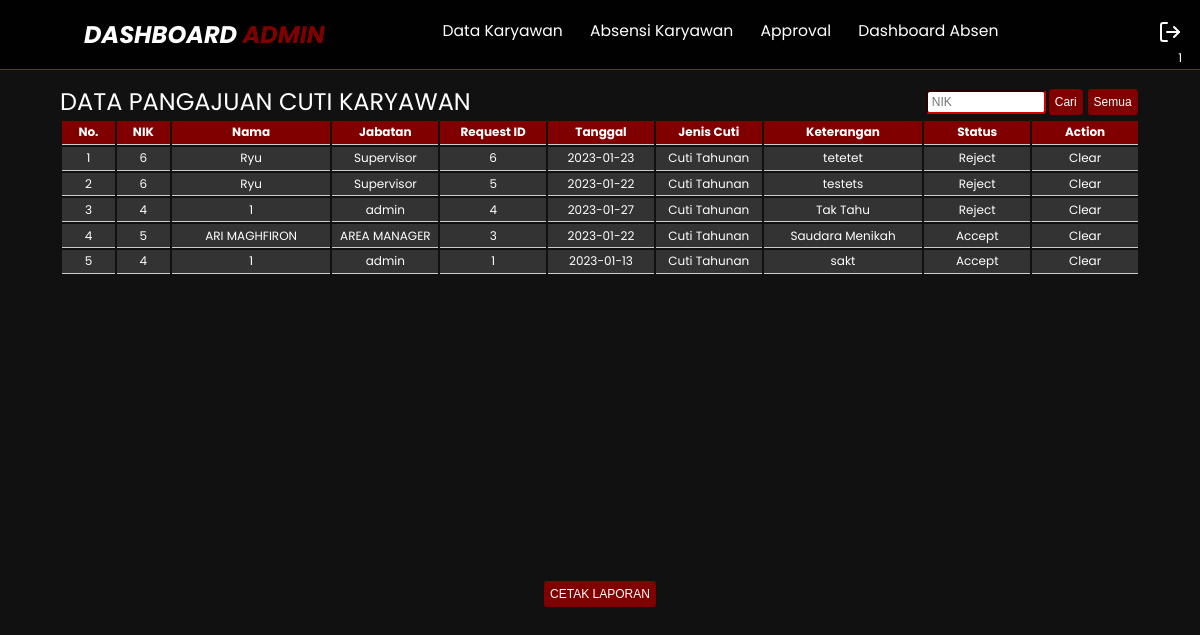
The app's page /dashboard/index-admin.php?menu=approval (signed in) with its own data.
### tables this page shows
CREATE TABLE `absensi` (
  `id` int(11) NOT NULL,
  `user_id` int(11) NOT NULL,
  `tgl` date DEFAULT NULL,
  `jam_masuk` varchar(255) DEFAULT NULL,
  `jam_keluar` varchar(255) DEFAULT NULL,
  `req_id` int(11) DEFAULT NULL
);

CREATE TABLE `users` (
  `id` int(11) NOT NULL,
  `user_id` int(11) NOT NULL,
  `password` varchar(255) NOT NULL,
  `nama_lengkap` varchar(255) NOT NULL,
  `role` varchar(255) NOT NULL,
  `masuk_kerja` date DEFAULT NULL,
  `keluar_kerja` date DEFAULT NULL
);

CREATE TABLE `request` (
  `id` int(11) NOT NULL,
  `req_id` int(11) NOT NULL,
  `jenis` varchar(255) DEFAULT NULL,
  `keterangan` varchar(255) DEFAULT NULL,
  `status` varchar(255) DEFAULT NULL
);

### dashboard/approval.php (the view, shortened to what this page needs)
    <div class="table">
    <div class="table_header">
<p>DATA PANGAJUAN CUTI KARYAWAN</p>
      <form action="" method="POST">
            <input placeholder=" NIK" name="NIK" type="text" class="login-input" value="<?php if(isset($_POST['NIK'])){echo $_POST['NIK'];} ?>" >
    <button type="submit" name="cari">Cari</button>
    <button type="submit" name="semua">Semua</button>
    </form>
    </div>
    <div class="table_section">
<table class="table">
  <thead>
      <tr class="tr">
        <th width="5%">No.</th>
        <th width="5%">NIK</th>
        <th width="15%">Nama</th>
        <th width="10%">Jabatan</th>
        <th width="10%">Request ID</th>
        <th width="10%">Tanggal</th>
        <th width="10%">Jenis Cuti</th>
        <th width="15%">Keterangan</th>
        <th width="10%">Status</th>
        <th width="10%">Action</th>
      </tr>
</thead>
<tbody>
      <?php
include("../connection.php");
$sql = "SELECT * FROM `users` as a,`absensi` as b, request as c WHERE a.user_id=b.user_id AND b.req_id=c.req_id";
    $sql = $sql." ORDER BY c.req_id desc";
      $result = $db->query($sql);
      $no = 1;
      while ($data = $result->fetch_assoc()) {
        $req_id = $data['req_id'];
        echo "<tr class='tr'>";
        echo "<td class='td'>" . $no++ . "</td>";
        echo "<td class='td'>" . $data['user_id'] . "</td>";
        echo "<td class='td'>" . $data['nama_lengkap'] . "</td>";
        echo "<td class='td'>" . $data['role'] . "</td>";
        echo "<td class='td'>" . $data['req_id'] . "</td>";
        echo "<td class='td'>" . $data['tgl'] . "</td>";
        echo "<td class='td'>" . $data['jenis'] . "</td>";
        echo "<td class='td'>" . $data['keterangan'] . "</td>";
        echo "<td class='td'>" . $data['status'] . "</td>";
        echo "<td class='td'>";
        if($data['status']=="Pending"){
            echo "<form class='form' action='action-admin.php' method='POST'><button class='bt1' name='accept' value='$req_id'>Setuju</button><button  class='bt2' name='reject' value='$req_id'>Tolak</button></form>";
        }else {
            echo "Clear";
        }
        echo "</td></tr>";
      }      ?>
      </tbody>
    </table>
    </div>
    </div>

### dashboard/dashboard.css (style rules this page uses)
:root { --primary: #800000; --bg: #010101 }
* { margin: 0; padding: 0; box-sizing: border-box; outline: none; text-decoration: none; }
body { font-family: 'Poppins', sans-serif; background-color: #111; color: white; }
input, select { height: 2rem; width: 10rem; border-color: var(--primary); border-radius: 0.3rem; font-size: 1rem; }
button { background-color: var(--primary); color: #fff; padding: 0.5rem; border: none; outline: none; border-radius: 0.3rem; margin: 0.2rem; font-size: 1rem; display: flex; align-items: center; justify-content: center; }
.table { width: 100%; }
.table_header { display: flex; justify-content: space-between; align-items: center; flex-flow: row wrap; margin-right: 5vw; margin-left: 5vw; }
.table_header form { display:flex; flex-flow: row wrap; align-items: center; }
.table_header p { font-size: 2rem; }
.table_section { margin-right: 5vw; margin-left: 5vw; height: 55vh; width: 90vw; overflow: auto; }
table { width: 100%; table-layout: fixed; min-width: 80rem; }
thead { position: sticky; top: 0; background-color: var(--primary); color: #fff; }
th,td { border-bottom: 1px solid #ccc; padding: 0.2rem; word-break: break-all; text-align: center; }
td { background-color: #333; }
@media (max-width: 1366px) { html { font-size: 75%; } }

### records on screen
absensi: user "6", users.nama_lengkap "Ryu", users.role "Supervisor", request.req_id "6", tgl "2023-01-23", request.jenis "Cuti Tahunan", request.keterangan "tetetet", request.status "Reject"
absensi: user "6", users.nama_lengkap "Ryu", users.role "Supervisor", request.req_id "5", tgl "2023-01-22", request.jenis "Cuti Tahunan", request.keterangan "testets", request.status "Reject"
absensi: user "4", users.nama_lengkap "1", users.role "admin", request.req_id "4", tgl "2023-01-27", request.jenis "Cuti Tahunan", request.keterangan "Tak Tahu", request.status "Reject"
absensi: user "5", users.nama_lengkap "ARI MAGHFIRON", users.role "AREA MANAGER", request.req_id "3", tgl "2023-01-22", request.jenis "Cuti Tahunan", request.keterangan "Saudara Menikah", request.status "Accept"
absensi: user "4", users.nama_lengkap "1", users.role "admin", request.req_id "1", tgl "2023-01-13", request.jenis "Cuti Tahunan", request.keterangan "sakt", request.status "Accept"

### other values on screen
$nama_admin "1"
